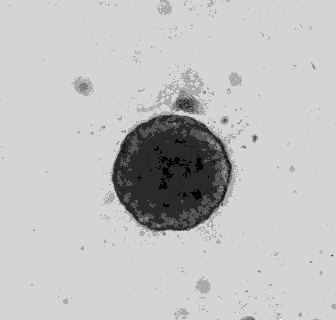
#> input picture first.tif, 336 x 320 px, given as the content of the folder data, which was not available
$ python eval.py
#> lines starting #> are read from the running program, lines starting #| are printed output that depends on the picture; after the words box and inside, x2 and y2 are one past the last pixel; in counts of white or black regions, pixels touching at a corner belong together; pictures that were not available may be replaced by others from this repository, and a replacement may not be noted
### slimetools.py
# -*- coding: utf-8 -*-
"""
Physarum Polycephalum
Functions for Evaluation
Created on Thu Apr 28 10:59:11 2016
@author: Lukas & Benjamin
"""

#------------------ Libraries ------------------#

import numpy as np #numeric calculations
#import matplotlib.pyplot as plt #figures and plots
#from PIL import Image as img #image objects
import scipy.ndimage as ndimg #image tools like gaussian filter auch in PIL


#------------------ Functions ------------------#

# [8 lines left out: function findCenter, not called in this run]

def find_contour(binary):
    """
    returns a array of coords ((x1,y1),(x2,y2), ... ) of object pixels
    with 1 or more background pixels in 3x3 neighbourhood. req: binary image
    """
    coords = [] #declare list with dynamic length
    #-2 length and +1 ignores pixel at the edge of image (doesnt matter)
    for i in np.arange(len(binary)-2)+1:
        for j in np.arange(len(binary[0])-2)+1:
            if binary[i][j]: #if pixel = object
            #if NOT one of 3x3=object == 1 or more neighbours are background
                if not (binary[i-1][j-1]
                and binary[i-1][j]
                and binary[i][j-1]
                and binary[i+1][j]
                and binary[i][j+1]
                and binary[i+1][j+1]
                and binary[i+1][j-1]
                and binary[i-1][j+1]):
                    coords.append((i,j))
    #coords=np.asarray(coords) #list better to safe in json
    return coords


# [13 lines left out: function gauss2d, not called in this run]


def binarify(image):
    """
    requires a greyscale image<array> and threshold-offset-parameter<int>
    transforms it to binary image using some analyzation and corrections.
    create threshold via x,y-gradient: T=sum(img_ij*grad_ij)/sum(grad_ij)
    """
    gradient = grey2grad(image) #image gradient
    # T=top/bot
    bot=np.sum(gradient) #sum all elemts of gradient
    top=0 #init numerator for loop
    for i in range(image.shape[0]): #sum over all lines
        top+=np.dot(image[i],gradient[i]) #add inner product of each line
    limit=top/bot #calc the limit T
    binary=np.greater(image,limit)
    binary_false = np.logical_not(binary) #invert logic make object true
    filled = ndimg.binary_fill_holes(binary_false) #fill holes in object and dirt
    labels, count = ndimg.measurements.label(filled) #numerate areas and count them
    size = np.bincount(labels.ravel()) #apearance of each number, ravel makes 1D
    biggest_label = size[1:].argmax() + 1 #size[0]=background, number=index+1
    binary_final = biggest_label == labels #mask makes only biggest area true
    return binary_final


def grey2grad(im_array): #used from binarify
    """
    returns x and y gradient for given 2D <np.array>.
    Tested: Order of x- and y-gradient doesnt matter.
    d/dy(d/dx)==d/dx(d/dy)
    """
    #shape gives resolution of the array/image like [580,768]
    gradX = np.zeros(np.shape(im_array)) #init array with image resolution
    gradY = np.zeros(np.shape(im_array)) #init another for y-gradient
    #first build gradient from each line:
    for i,line in enumerate(im_array):
        gradX[i]=np.gradient(line)
    #than build gradient from the collumns of the first gradient d/dy(d/dx)
    for i in range(np.shape(im_array)[1]):
        gradY[:,i]=np.gradient(gradX[:,i])
    grad=np.abs(gradY) #absolute value of gradient_xy
    return grad


# [20 lines left out: functions grad2threshold, grey2bin, not called in this run]


def smooth(image, usefilter, gaussian, medianblock):
    """
    filters given image <array> by given parameter usefilter <string>
    possible filters: gauss, median, none
    returns array
    """
    if usefilter=='gauss':
        filtered = ndimg.gaussian_filter(image, sigma=(gaussian,gaussian))
    elif usefilter=='median':
        filtered = ndimg.filters.median_filter(image, size=medianblock)
        #filtered = cv2.medianBlur(img, medianblock)
    elif usefilter=='none':
        filtered = image
    else:
        print('no filter '+usefilter+' available. Use gauss, median or none')
        filtered = image #to avoid error
    return filtered


# [31 lines left out: functions kymograph, fft2display, not called in this run]


### eval.py
# -*- coding: utf-8 -*-
"""
Physarum Polycephalum
Evaluation Main Script
Dynamic and Structur Analyzation
"""

#------------------ Libraries ------------------#

import numpy as np #numeric calculations
import matplotlib.pyplot as plt #figures and plots
#from PIL import Image as img #image objects
import slimetools as st #own functions defined in slimetools.py
import scipy.ndimage as ndimg #image tools filters and more
import os #read and navigate filesystem
import json


#------------------ Parameter ------------------#

offset = 200 #offset for threshold to seperate object from near noises
gaussian = 2 #sigma in 2D for gaussian filter before binarization
medianblock = 5 # m x m pixel block for median blurr filter (3,5)
usefilter = 'median' # filter for binarization ('gauss', 'median', 'none')
singleimagepath = 'fourth.tif' # path to single image for debugging
datapath = 'data' # relativ path to directory containing the .tif files
pxwidth = 6.45 #micrometer 10**(-6)
pxarea = pxwidth**2 #area of 1px (depends on cam and optical setup)
bitnorm = 2**(-16) # value/bitnorm for display in common 8bit greyscale image


#------------------ Main ------------------#
"""
Single File
"""
"""
#general
image = plt.imread(singleimagepath) #reads image as array
fft = np.fft.fft2(image) #2D fourier transformed image
filtered = st.smooth(image, usefilter, gaussian, medianblock)#filter functions

#binarization
grad = st.grey2grad(image) #creates x-y-gradient from image array
limit = st.grad2threshold(filtered,grad) #returns threshold for this image
binary = st.grey2bin(filtered,limit-offset) #returns a binary array
binary_false = np.logical_not(binary) #invert logic make object true
filled = ndimg.binary_fill_holes(binary_false) #fill holes in object and dirt
labels, count = ndimg.measurements.label(filled) #numerate areas and count them
size = np.bincount(labels.ravel()) #apearance of each number, ravel makes 1D
biggest_label = size[1:].argmax() + 1 #size[0]=background, number=index+1
binary_final = biggest_label == labels #mask makes only biggest area true
area = sum(binary_final)*pxarea #sum over all entries = number of pixels
com = ndimg.measurements.center_of_mass(binary_final)

#contour
contour=st.find_contour(binary_final) #pixel coords with >=1 false neighbours

#kymograph
kymograph = st.kymograph(image, com, 120, 0)
"""

"""
Evaluate All Files
"""
dataList=[]
#dataList[img1,2,3,...][area<float>,center<array,float>,coords<array2d,int>]
##comment from here for only do eval step2
for file in os.listdir(datapath):
    if file.endswith('.tif'):
        image = plt.imread(os.path.join('data',file)) #path cross platform
#> image is the input picture: shape (320, 336) uint16; min 390, max 1889, mean 1514
        filtered = st.smooth(image, usefilter, gaussian, medianblock)
#> in smooth, `filtered = ndimg.filters.median_filter(image, size=medianblock)`:
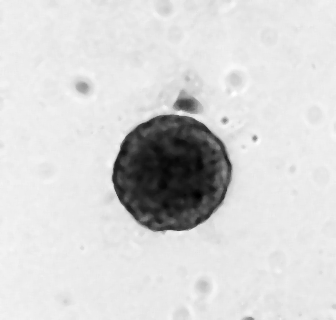
#> filtered: shape (320, 336) uint16; min 437, max 1719, mean 1514.6; drawn with min black and max white
        binary = st.binarify(image) #binary: threshold, fill, remove specks
#> after the loop in grey2grad, `for i,line in enumerate(im_array):`:
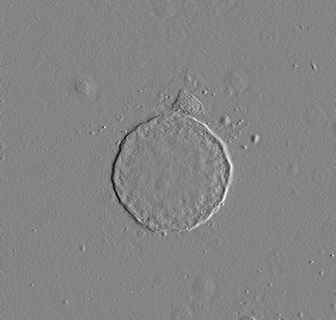
#> gradX: shape (320, 336) float64; min -484, max 448, mean 0; drawn with min black and max white
#> after the loop in grey2grad, `for i in range(np.shape(im_array)[1]):`:
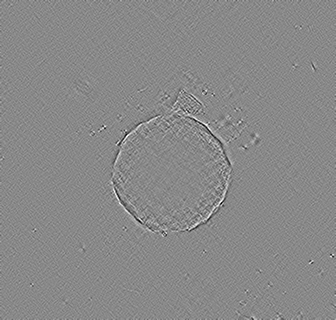
#> gradY: shape (320, 336) float64; min -226.8, max 195, mean 0; drawn with min black and max white
#> in grey2grad, `grad=np.abs(gradY)`:
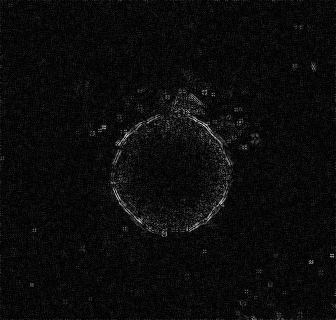
#> grad: shape (320, 336) float64; min 0, max 226.8, mean 11.6
#> in binarify, `bot=np.sum(gradient)`: bot = 1243258.5
#> the loop in binarify, `for i in range(image.shape[0]):` made 320 passes
#> top on passes 1 to 3: 9629110.5, 14794180.8, 20019684
#> after the loop in binarify, `for i in range(image.shape[0]):`: top = 1.77e+09
#> in binarify, `limit=top/bot`: limit = 1426.7
#> in binarify, `binary=np.greater(image,limit)`:
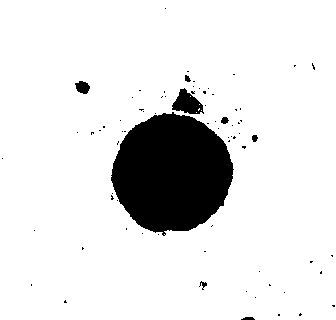
#> binary: shape (320, 336) bool; 88.7% white; 75 black regions (67 under 20 px), largest, box (x1, y1, x2, y2) and area: (111, 112, 234, 236) 11134, (172, 88, 204, 114) 487, (75, 81, 90, 94) 138
#> in binarify, `filled = ndimg.binary_fill_holes(binary_false)`: filled: shape (320, 336) bool; 11.3% white; 75 white regions (67 under 20 px), largest, box (x1, y1, x2, y2) and area: (111, 112, 234, 236) 11135, (172, 88, 204, 114) 495, (75, 81, 90, 94) 138
#> in binarify, `labels, count = ndimg.measurements.label(filled)`:
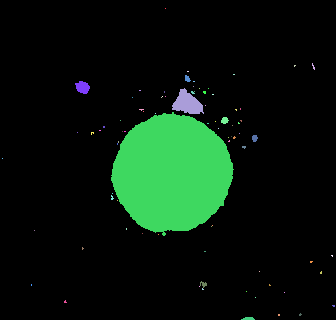
#> labels: shape (320, 336) int32; 82 distinct labels, from 0 to 81; one colour per label, 0 black
#> in binarify, `labels, count = ndimg.measurements.label(filled)`: count = 81
#> in binarify, `size = np.bincount(labels.ravel())`: size = 82 values, max 95400 at index 0, min 1 at index 1, mean 1311.2
#> in binarify, `biggest_label = size[1:].argmax() + 1`: biggest_label = 28
#> in binarify, `binary_final = biggest_label == labels`:
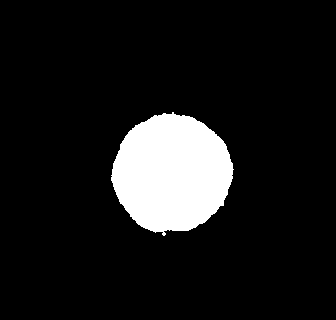
#> binary_final: shape (320, 336) bool; 10.4% white; 1 white region, box (x1, y1, x2, y2) and area: (111, 112, 234, 236) 11135
        area = sum(sum(binary))*pxarea #number of pixels*area of one pixel
#> area = 463243.8
        com = ndimg.measurements.center_of_mass(binary) #center of mass coords
#> com = (172.9, 171.5)
        contour=st.find_contour(binary) #returns list of coords
#> after the loop in find_contour, `for i in np.arange(len(binary)-2)+1:`: coords = 506 pairs, first value 112 to 235, second value 111 to 233
#> contour has the same summary as coords in find_contour
        dataList.append([area,com,contour])


#Safe Evaluation
#> (the run stopped early here; a loop or call above may not have finished)
